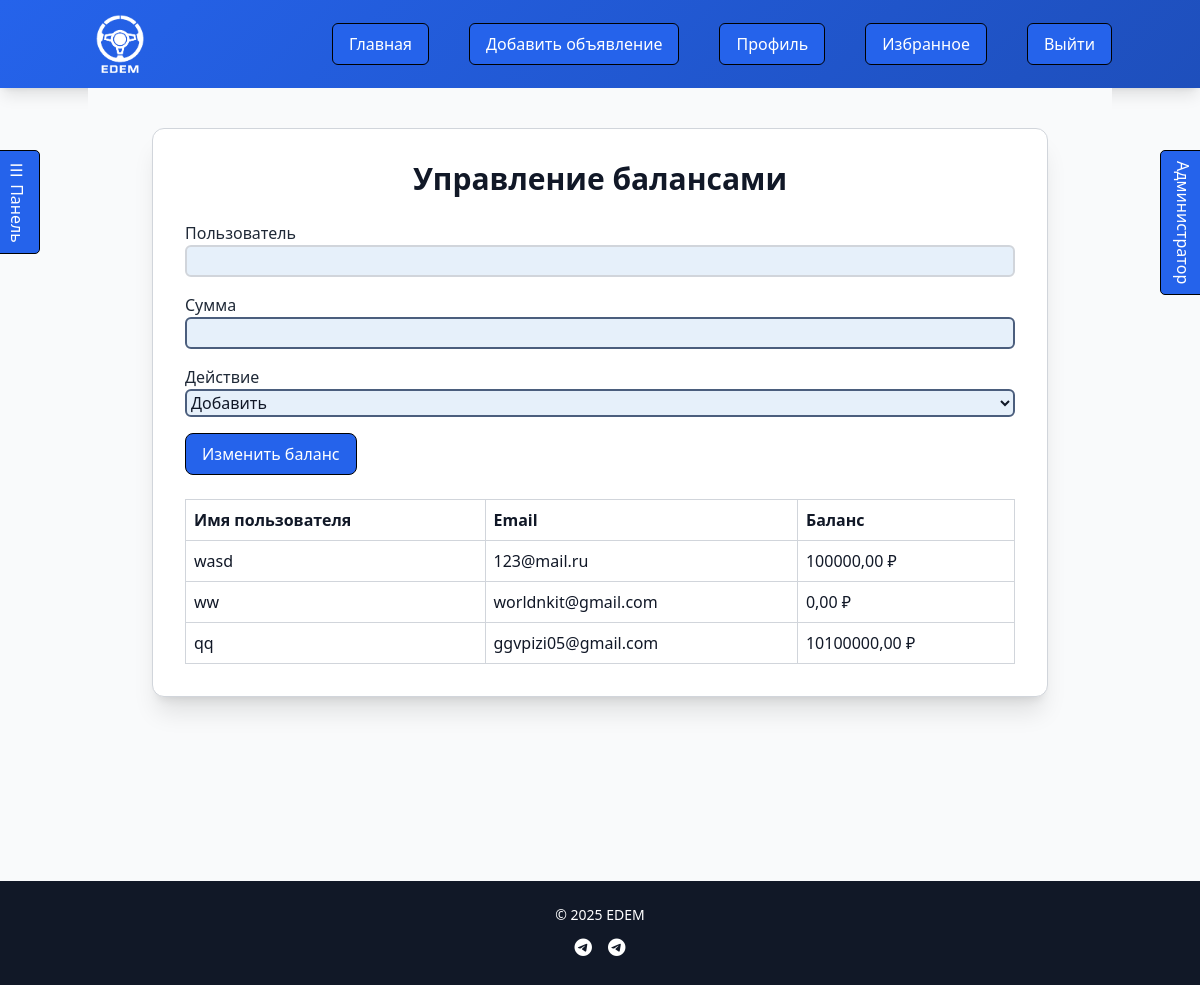
Screenshot of /manage/balances/ (signed in) with the database file from the repository.
### cars/models.py (models this page shows, shortened)
class User(AbstractBaseUser, PermissionsMixin):
    username = models.CharField(max_length=150, unique=True)
    email = models.EmailField(unique=True)
    phone = models.CharField(max_length=15, blank=True, null=True, validators=[
        MinValueValidator(10, message="Phone number must be at least 10 digits"),
    ])
    first_name = models.CharField(max_length=30, blank=True, null=True)
    last_name = models.CharField(max_length=30, blank=True, null=True)
    company_name = models.CharField(max_length=100, blank=True)
    date_joined = models.DateTimeField(default=timezone.now)
    avatar_url = models.URLField(blank=True, null=True)
    avatar_file = models.ImageField(upload_to='avatars/', blank=True, null=True)
    balance = models.DecimalField(max_digits=12, decimal_places=2, default=0, validators=[MinValueValidator(0)])
    is_active = models.BooleanField(default=True)
    is_staff = models.BooleanField(default=False)
    is_verified = models.BooleanField(default=False)
    block_reason = models.TextField(blank=True, null=True)
    objects = CustomUserManager()
    USERNAME_FIELD = 'username'
    REQUIRED_FIELDS = ['email']
    class Meta:
        db_table = 'Users'
        verbose_name = _('user')
        verbose_name_plural = _('users')

### cars/views.py (the view)
# urls.py: path('manage/balances/', views.manage_balances, name='manage_balances'),
@login_required
@never_cache
def manage_balances(request):
    if not request.user.is_superuser:
        messages.error(request, 'У вас нет прав для доступа к этой странице.')
        return redirect('car_list')
    users = User.objects.all()
    if request.method == 'POST':
        form = ManageBalanceForm(request.POST)
        if form.is_valid():
            user = form.cleaned_data['user']
            amount = form.cleaned_data['amount']
            action = form.cleaned_data['action']
            if amount <= 0:
                messages.error(request, 'Сумма должна быть больше 0.')
                return render(request, 'manage_balances.html', {'users': users, 'form': form})
            if action == 'add':
                user.balance += amount
                messages.success(request, f'Баланс пользователя {user.username} увеличен на {amount} ₽')
            elif action == 'subtract':
                if user.balance >= amount:
                    user.balance -= amount
                    messages.success(request, f'Баланс пользователя {user.username} уменьшен на {amount} ₽')
                else:
                    messages.error(request, 'Недостаточно средств для списания')
                    return render(request, 'manage_balances.html', {'users': users, 'form': form})
            user.save()
            return redirect('manage_balances')
    else:
        form = ManageBalanceForm()
    unread_deals_count = get_unread_deals_count(request.user)
    return render(request, 'manage_balances.html', {
        'users': users,
        'form': form,
        'unread_deals_count': unread_deals_count
    })

### cars/forms.py (shortened to what this page needs)
class ManageBalanceForm(forms.Form):
    user = forms.CharField(
        label='Пользователь',
        widget=forms.TextInput(attrs={'id': 'user-autocomplete', 'autocomplete': 'off'})
    )
    amount = forms.DecimalField(max_digits=12, decimal_places=2, label='Сумма')
    action = forms.ChoiceField(choices=[('add', 'Добавить'), ('subtract', 'Списать')], label='Действие')

### cars/views.py (called while the page is built)
def get_unread_deals_count(user):
    if not user.is_authenticated:
        return 0
    buyer_requests = PurchaseRequest.objects.filter(buyer=user).order_by('-request_date')
    seller_requests = PurchaseRequest.objects.filter(seller=user).order_by('-request_date')
    unread_purchases_count = buyer_requests.filter(is_read=False, status__in=['Одобрено', 'Отклонено']).count()
    unread_sales_count = seller_requests.filter(is_read=False, status='В ожидании').count()
    return unread_purchases_count + unread_sales_count

### templates/manage_balances.html (shortened to what this page needs)
{% extends 'base.html' %}
{% block content %}
<div class="max-w-4xl mx-auto rounded-xl shadow-xl p-6 md:p-8 fade-in" style="background-color: var(--card-bg); border: 1px solid var(--border-color);">
    <h2 class="text-2xl md:text-3xl font-extrabold mb-6 text-center" style="color: var(--text-color);">Управление балансами</h2>
    <form method="post" class="mb-6">
        <div class="mb-4">
            <label for="user-autocomplete" class="block" style="color: var(--secondary-color);">Пользователь</label>
            <input type="text" name="user" id="user-autocomplete" class="w-full p-2 border rounded-lg focus:outline-none focus:ring-2" style="border-color: var(--border-color); focus:ring: var(--btn-bg);" autocomplete="off" value="{{ form.user.value|default_if_none:'' }}">
        </div>
        <div class="mb-4">
            <label for="id_amount" class="block" style="color: var(--secondary-color);">Сумма</label>
            {{ form.amount }}
        </div>
        <div class="mb-4">
            <label for="id_action" class="block" style="color: var(--secondary-color);">Действие</label>
            {{ form.action }}
        </div>
        <button type="submit" class="px-4 py-2 rounded-lg" style="background-color: var(--btn-bg); color: var(--btn-text);">Изменить баланс</button>
    </form>
    <table class="w-full text-left border-collapse">
        <thead>
        <tr style="background-color: var(--secondary-btn-bg);">
            <th class="p-2 border" style="border-color: var(--border-color);">Имя пользователя</th>
            <th class="p-2 border" style="border-color: var(--border-color);">Email</th>
            <th class="p-2 border" style="border-color: var(--border-color);">Баланс</th>
        </tr>
        </thead>
        <tbody>
        {% for user in users %}
        <tr class="hover-row">
            <td class="p-2 border" style="border-color: var(--border-color);">{{ user.username }}</td>
            <td class="p-2 border" style="border-color: var(--border-color);">{{ user.email }}</td>
            <td class="p-2 border" style="border-color: var(--border-color);">{{ user.balance }} ₽</td>
        </tr>
        {% endfor %}
        </tbody>
    </table>
</div>
{% endblock %}

### templates/base.html (style rules this page uses)
:root { --background-color: #f9fafb; --text-color: #111827; --primary-color: #2563eb; --secondary-color: #1f2937; --border-color: #d1d5db; --input-bg: #e6f0fa; --input-border: #4b5e7d; --input-text: #111827; --shadow-color: rgba(0, 0, 0, 0.1); --header-bg-start: #2563eb; --header-bg-end: #1e40af; --footer-bg: #1f2937; --footer-text: #e5e7eb; --nav-link-color: #ffffff; --nav-link-hover: #fbbf24; --nav-border: #ffffff; --sidebar-bg: #1a202c; --sidebar-text: #e5e7eb; --card-bg: #ffffff; --card-text: #111827; --message-bg: #ffffff; --message-text: #111827; --btn-bg: #2563eb; --btn-text: #ffffff; --btn-border: #000000; --btn-hover: #1e40af; --color-blue: #2563eb; --color-black: #1f2937; --color-gray: #6b7280; --color-yellow: #f59e0b; --color-green: #16a34a; --color-purple: #7c3aed; }
html, body { height: 100%; margin: 0; }
body { display: flex; flex-direction: column; min-height: 100vh; background-color: var(--background-color); color: var(--text-color); font-family: sans-serif; }
button, input[type="submit"], input[type="button"], .btn, .carousel-button, .scroll-to-top, .sidebar-tab, .admin-tab, nav a, .nav-links a { background-color: var(--btn-bg) !important; color: var(--btn-text); border: 1px solid var(--btn-border); padding: 0.5rem 1rem; border-radius: 0.375rem; text-decoration: none; transition: background-color 0.3s ease; cursor: pointer; }
.fade-in { animation: fadeIn 0.5s ease-in; }
input[type="text"], input[type="email"], input[type="tel"], input[type="password"], input[type="number"], input[type="url"], select, textarea { width: 100%; padding: 0.25rem 0.5rem; background-color: var(--input-bg); border: 2px solid var(--input-border); border-radius: 0.375rem; outline: none; font-size: 0.875rem; line-height: 1.25rem; transition: border-color 0.3s, box-shadow 0.3s; height: auto; color: var(--input-text); }

### rows the page displays
User: username "wasd", email "123@mail.ru", balance "100000,00"
User: username "ww", email "worldnkit@gmail.com", balance "0,00"
User: username "qq", email "ggvpizi05@gmail.com", balance "10100000,00"
